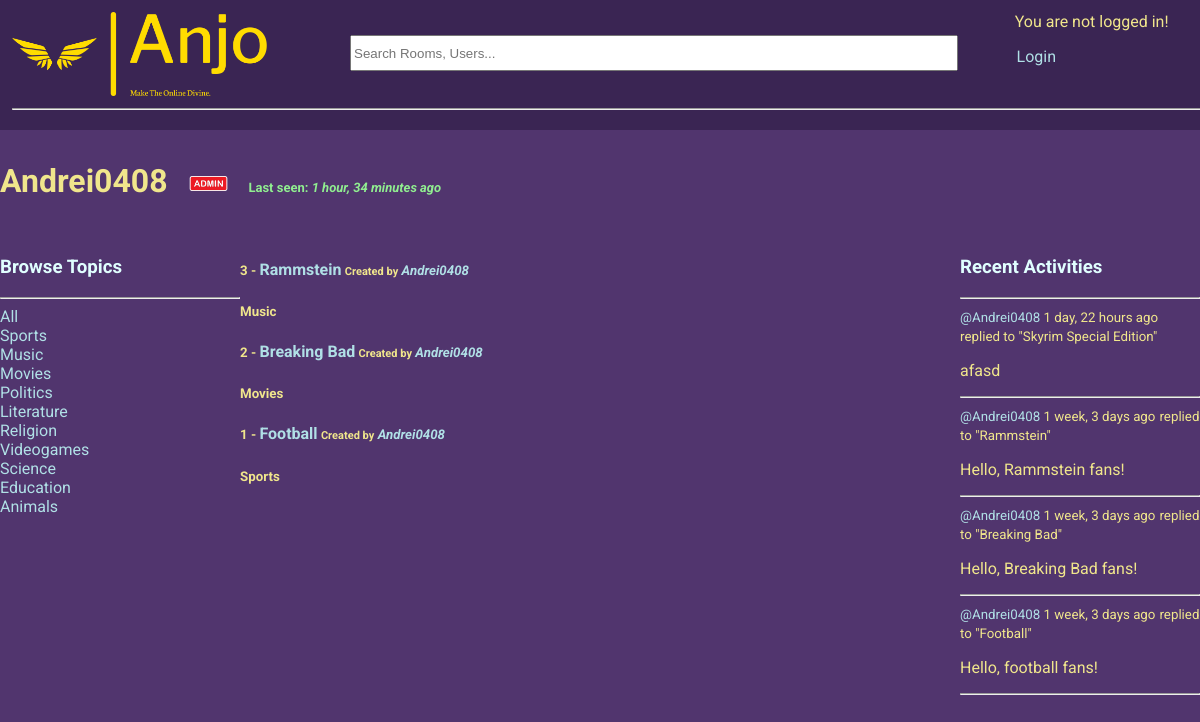
Page /profile/1/ on the committed database.
### base/models.py (models this page shows, shortened)
class Topic(models.Model):
    name = models.CharField(max_length=200, unique=True)

class Room(models.Model):
    host = models.ForeignKey(User, on_delete=models.SET_NULL, null=True)
    topic = models.ForeignKey(Topic, on_delete=models.SET_NULL, null=True)
    name = models.CharField(max_length=200)
    description = models.TextField(null=True, blank=True)
    participants = models.ManyToManyField(User, related_name='participants', blank=True) # the users currently active in the room
    updated = models.DateTimeField(auto_now=True)
    created = models.DateTimeField(auto_now_add=True)
    class Meta:
        ordering = ['-updated', '-created'] # newest updated item should come first
    def __str__(self):
        return str(self.name)

class Message(models.Model):
    user = models.ForeignKey(User, on_delete=models.CASCADE) # on delete -> CASCADE = delete all children
    room = models.ForeignKey(Room, on_delete=models.CASCADE)
    body = models.TextField()
    updated = models.DateTimeField(auto_now=True)
    created = models.DateTimeField(auto_now_add=True)
    class Meta:
        ordering = ['-updated', '-created'] # newest updated item should come first
    def __str__(self):
        return self.body[0:50]

### base/views.py (the view)
# urls.py: path('profile/<str:pk>/', views.userProfile, name="user-profile"),
def userProfile(request, pk):
    user = User.objects.get(id=pk)
    rooms = user.room_set.all()
    room_messages = user.message_set.all()
    topics = Topic.objects.all()
    context = {'user': user, 'rooms': rooms, 'room_messages': room_messages, 'topics': topics}
    return render(request, 'base/profile.html', context)

### base/templates/base/profile.html (shortened to what this page needs)
{% extends 'main.html' %}
{% load static %}
{% block content %}
<h1>
    <div>
        {{user.username}}
        {% if user.is_superuser %}
            <img src="{% static 'images\admin-icon.png' %}" id="image-admin-icon">
        {% endif %}
        <small style="color: lightgreen; font-size: 13px;">Last seen: <i>{{user.last_login|timesince}} ago</i></small>
        </div>
</h1>
<div class="profile-container">
    <div>
        {% include 'base/topics_component.html' %}
    </div>
    <div>
        {% include 'base/feed_component.html' %}
    </div>
    <div>
        {% include 'base/activity_component.html' %}
    </div>
</div>
{% endblock content %}

### base/templates/base/topics_component.html (shortened to what this page needs)
<h3>Browse Topics</h3>
        <hr>
        <div>
            <a href="{% url 'home' %}">All</a>
        </div>
        {% for topic in topics %}
            <div>
                <a href="{% url 'home' %}?q={{topic.name}}">{{topic.name}}</a>
            </div>
        {% endfor %}
        <br>

### base/templates/base/feed_component.html (shortened to what this page needs)
<div>
    {% for room in rooms %}
        <div class="feed-container">
            <h5>
                <div>
                    {{room.id}} - <a style="font-size: 16px;" href="{% url 'room' room.id %}">{{room.name}}</a>
                    <span>
                        <small>Created by</small> <i><a href="{% url 'user-profile' room.host.id %}">{{room.host.username}}</a></i>
                    </span>
                </div>
            </h5>
            <small><b>{{room.topic.name}}</b></small>
        </div>
    {% endfor %}
</div>

### base/templates/base/activity_component.html (shortened to what this page needs)
<h3>Recent Activities</h3>
        <hr>
        {% for message in room_messages %}
            <div>
                <small><a href="{% url 'user-profile' message.user.id %}">@{{message.user}}</a> {{message.created|timesince}} ago</small>
                <small>replied to "{{message.room}}"</small>
                <p>{{message}}</p>
                <hr>
            </div>
        {% endfor %}

### static/css/main.css (style rules this page uses)
:root { font-family: 'Roboto','Franklin Gothic Medium', 'Arial Narrow', Arial, sans-serif; }
body { background-color: rgb(81, 53, 110); color: khaki; margin: 0; width: 100vw; height: 100vh; max-width: 100%; overflow-x: hidden; }
#image-admin-icon { width: 65px; height: auto; vertical-align: middle; }
h3 { color: lightcyan; }
a { text-decoration: none; }
a:link { color: powderblue; }

### base/templates/base/profile.html (style rules this page uses)
.profile-container { display: grid; grid-template-columns: 1fr 3fr 1fr; }

### rows in the picture
Topic: name "Sports"
Topic: name "Music"
Topic: name "Movies"
Topic: name "Politics"
Topic: name "Literature"
Topic: name "Religion"
Topic: name "Videogames"
Topic: name "Science"
Topic: name "Education"
Topic: name "Animals"
Room: id "3", name "Rammstein", host.username "Andrei0408", topic.name "Music"
Room: id "2", name "Breaking Bad", host.username "Andrei0408", topic.name "Movies"
Room: id "1", name "Football", host.username "Andrei0408", topic.name "Sports"
Message: user "Andrei0408", created "1 day, 22 hours", room "Skyrim Special Edition", body "afasd"
Message: user "Andrei0408", created "1 week, 3 days", room "Rammstein", body "Hello, Rammstein fans!"
Message: user "Andrei0408", created "1 week, 3 days", room "Breaking Bad", body "Hello, Breaking Bad fans!"
Message: user "Andrei0408", created "1 week, 3 days", room "Football", body "Hello, football fans!"

### other values in the picture
{{ user.username }} "Andrei0408"
{{ user.last_login|timesince }} "1 hour, 34 minutes"
